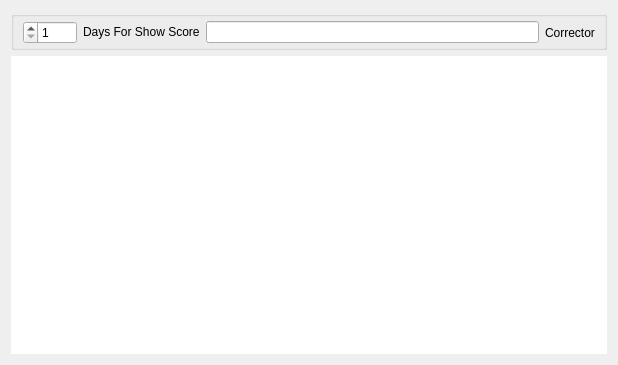
<?xml version="1.0" encoding="UTF-8"?>
<ui version="4.0">
 <class>ScoreForm</class>
 <widget class="QWidget" name="ScoreForm">
  <property name="geometry">
   <rect>
    <x>0</x>
    <y>0</y>
    <width>618</width>
    <height>365</height>
   </rect>
  </property>
  <property name="layoutDirection">
   <enum>Qt::RightToLeft</enum>
  </property>
  <layout class="QVBoxLayout" name="verticalLayout">
   <item>
    <widget class="QGroupBox" name="gCorrection">
     <property name="sizePolicy">
      <sizepolicy hsizetype="Preferred" vsizetype="Maximum">
       <horstretch>0</horstretch>
       <verstretch>0</verstretch>
      </sizepolicy>
     </property>
     <property name="title">
      <string/>
     </property>
     <layout class="QHBoxLayout" name="horizontalLayout_2">
      <property name="topMargin">
       <number>4</number>
      </property>
      <property name="bottomMargin">
       <number>3</number>
      </property>
      <item>
       <widget class="QLabel" name="label">
        <property name="sizePolicy">
         <sizepolicy hsizetype="Preferred" vsizetype="Fixed">
          <horstretch>0</horstretch>
          <verstretch>0</verstretch>
         </sizepolicy>
        </property>
        <property name="minimumSize">
         <size>
          <width>0</width>
          <height>21</height>
         </size>
        </property>
        <property name="text">
         <string>Corrector</string>
        </property>
       </widget>
      </item>
      <item>
       <widget class="MyLineEdit" name="eCorrector"/>
      </item>
      <item>
       <widget class="QLabel" name="label_2">
        <property name="sizePolicy">
         <sizepolicy hsizetype="Preferred" vsizetype="Fixed">
          <horstretch>0</horstretch>
          <verstretch>0</verstretch>
         </sizepolicy>
        </property>
        <property name="text">
         <string>Days For Show Score</string>
        </property>
       </widget>
      </item>
      <item>
       <widget class="QSpinBox" name="sDays">
        <property name="minimum">
         <number>1</number>
        </property>
        <property name="maximum">
         <number>1000</number>
        </property>
       </widget>
      </item>
     </layout>
    </widget>
   </item>
   <item>
    <widget class="QTableView" name="tScores">
     <property name="frameShape">
      <enum>QFrame::NoFrame</enum>
     </property>
    </widget>
   </item>
  </layout>
 </widget>
 <customwidgets>
  <customwidget>
   <class>MyLineEdit</class>
   <extends>QLineEdit</extends>
   <header>mylineedit.h</header>
  </customwidget>
 </customwidgets>
 <tabstops>
  <tabstop>tScores</tabstop>
 </tabstops>
 <resources/>
 <connections/>
</ui>
